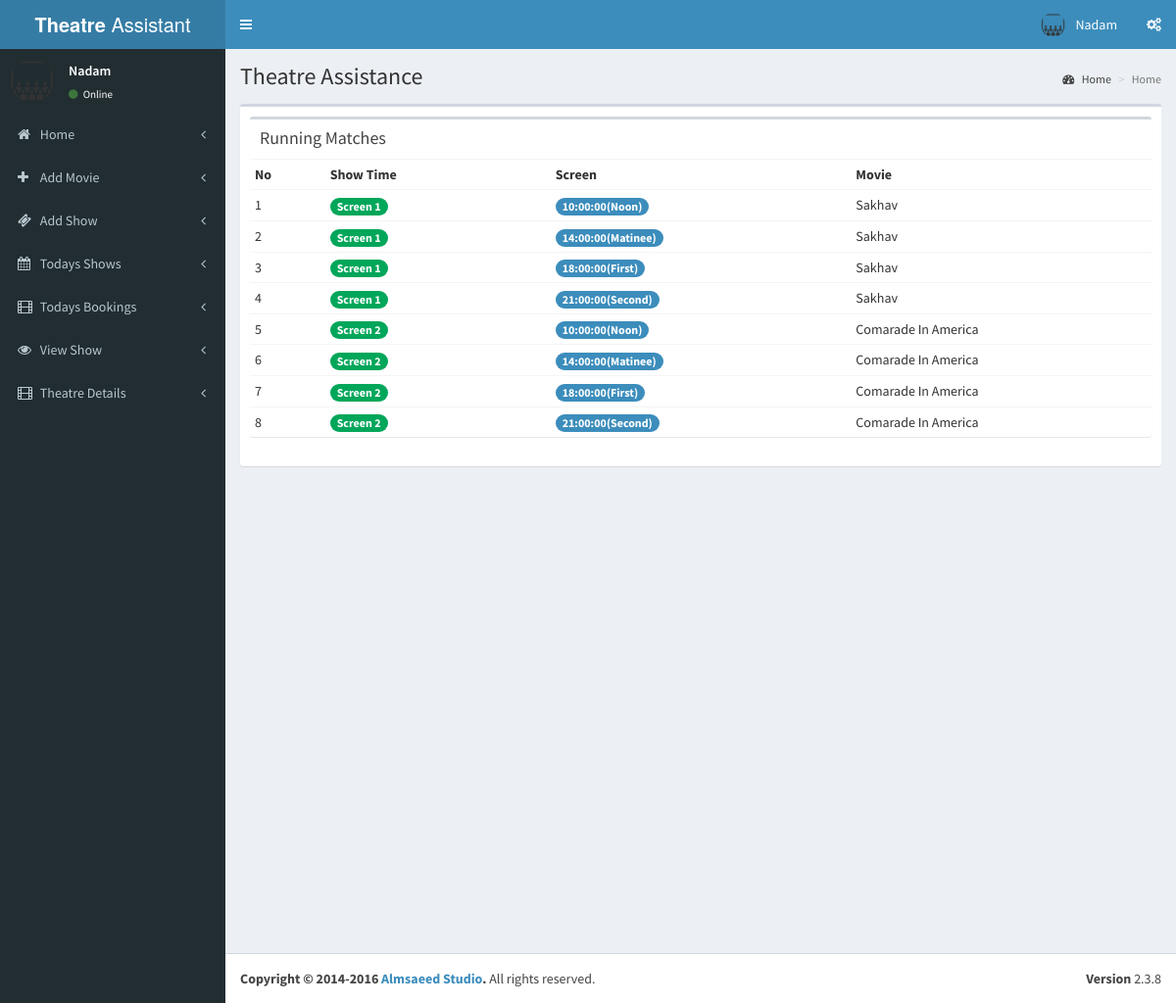
The app's page /theatre/pages/index.php (signed in) with its own data.
### tables this page shows
CREATE TABLE IF NOT EXISTS `tbl_theatre` (
  `id` int(11) NOT NULL AUTO_INCREMENT,
  `name` varchar(100) NOT NULL,
  `address` varchar(100) NOT NULL,
  `place` varchar(100) NOT NULL,
  `state` varchar(50) NOT NULL,
  `pin` int(11) NOT NULL,
  PRIMARY KEY (`id`)
);

CREATE TABLE IF NOT EXISTS `tbl_shows` (
  `s_id` int(11) NOT NULL AUTO_INCREMENT,
  `st_id` int(11) NOT NULL COMMENT 'show time id',
  `theatre_id` int(11) NOT NULL,
  `ticket_id` int(11) NOT NULL,
  `start_date` date NOT NULL,
  `status` int(11) NOT NULL COMMENT '1 means show available',
  `r_status` int(11) NOT NULL,
  PRIMARY KEY (`s_id`)
);

CREATE TABLE IF NOT EXISTS `tbl_screens` (
  `screen_id` int(11) NOT NULL AUTO_INCREMENT,
  `t_id` int(11) NOT NULL COMMENT 'theatre id',
  `screen_name` varchar(110) NOT NULL,
  `seats` int(11) NOT NULL COMMENT 'number of seats',
  `charge` int(11) NOT NULL,
  PRIMARY KEY (`screen_id`)
);

CREATE TABLE IF NOT EXISTS `tbl_show_time` (
  `st_id` int(11) NOT NULL AUTO_INCREMENT,
  `screen_id` int(11) NOT NULL,
  `name` varchar(40) NOT NULL COMMENT 'noon,second,etc',
  `start_time` time NOT NULL,
  PRIMARY KEY (`st_id`)
);

CREATE TABLE IF NOT EXISTS `tbl_movie` (
  `ticket_id` int(11) NOT NULL AUTO_INCREMENT,
  `t_id` int(11) NOT NULL COMMENT 'theatre id',
  `ticket_name` varchar(100) NOT NULL,
  `cast` varchar(500) NOT NULL,
  `desc` varchar(1000) NOT NULL,
  `match_date` date NOT NULL,
  `image` varchar(200) NOT NULL,
  `video_url` varchar(200) NOT NULL,
  `status` int(1) NOT NULL COMMENT '0 means active ',
  PRIMARY KEY (`ticket_id`)
);

### theatre/pages/index.php (the view)
<?php
include('header.php');
?>
  <div class="content-wrapper">
    <section class="content-header">
      <h1>
        Theatre Assistance
      </h1>
      <ol class="breadcrumb">
        <li><a href="index"><i class="fa fa-dashboard"></i> Home</a></li>
        <li class="active">Home</li>
      </ol>
    </section>
    <section class="content">
      <div class="box">
        <div class="box-body">
            <div class="box">
            <div class="box-header">
              <h3 class="box-title">Running Matches</h3>
            </div>
            <div class="box-body no-padding">
              <table class="table table-condensed">
                <tr>
                  <th class="col-md-1">No</th>
                  <th class="col-md-3">Show Time</th>
                  <th class="col-md-4">Screen</th>
                  <th class="col-md-4">Movie</th>
                </tr>
                <?php
					$qry8=mysqli_query($con,"select * from tbl_shows where r_status=1 and theatre_id='".$_SESSION['theatre']."'");
					$no=1;
					while($mn=mysqli_fetch_array($qry8))
					{
					 $qry9=mysqli_query($con,"select * from tbl_movie where ticket_id='".$mn['ticket_id']."'");
					 $mov=mysqli_fetch_array($qry9);
					 $qry10=mysqli_query($con,"select * from tbl_show_time where st_id='".$mn['st_id']."'");
					 $scr=mysqli_fetch_array($qry10);
					 $qry11=mysqli_query($con,"select * from tbl_screens where screen_id='".$scr['screen_id']."'");
					 $scn=mysqli_fetch_array($qry11);
					?>
                <tr>
                  <td><?php echo $no;?></td>
                  <td><span class="badge bg-green"><?php echo $scn['screen_name'];?></span></td>
                  <td><span class="badge bg-light-blue"><?php echo $scr['start_time'];?>(<?php echo $scr['name'];?>)</span></td>
                  <td><?php echo $mov['ticket_name'];?></td>
                  </tr>
                  <?php
					       $no=$no+1;
					}
                  ?>
              </table>
            </div>
          </div>
        </div>
      </div>
    </section>
  </div>
  <?php
include('footer.php');
?>

### theatre/pages/header.php (shortened to what this page needs)
<?php
include('../../config.php');
$th=mysqli_query($con,"select * from tbl_theatre where id='".$_SESSION['theatre']."'");
$theatre=mysqli_fetch_array($th);
?>
<!DOCTYPE html>
<html>
<head>
  <link rel="stylesheet" href="../validation/dist/css/bootstrapValidator.css"/>
  <link rel="stylesheet" href="../bootstrap/css/bootstrap.min.css">
  <link rel="stylesheet" href="https://cdnjs.cloudflare.com/ajax/libs/font-awesome/4.5.0/css/font-awesome.min.css">
  <link rel="stylesheet" href="https://cdnjs.cloudflare.com/ajax/libs/ionicons/2.0.1/css/ionicons.min.css">
  <link rel="stylesheet" href="../dist/css/AdminLTE.min.css">
  <link rel="stylesheet" href="../dist/css/skins/_all-skins.min.css">
</head>
<body class="hold-transition skin-blue sidebar-mini">
<div class="wrapper">
  <header class="main-header">
    <a href="index.php" class="logo">
      <span class="logo-lg"><b>Theatre</b> Assistant</span>
    </a>
    <nav class="navbar navbar-static-top">
      <a href="#" class="sidebar-toggle" data-toggle="offcanvas" role="button">
      </a>
      <div class="navbar-custom-menu">
        <ul class="nav navbar-nav">
          <li class="dropdown user user-menu">
            <a href="#" class="dropdown-toggle" data-toggle="dropdown">
              <img src="cinema-512.png" class="user-image" alt="User Image">
              <span class="hidden-xs"><?php echo $theatre['name'];?></span>
            </a>
          </li>
          <li>
            <a href="#" data-toggle="control-sidebar"><i class="fa fa-gears"></i></a>
          </li>
        </ul>
      </div>
    </nav>
  </header>
  <aside class="main-sidebar">
    <section class="sidebar">
      <div class="user-panel">
        <div class="pull-left image">
          <img src="cinema-512.png" class="img-circle" alt="User Image">
        </div>
        <div class="pull-left info">
          <p><?php echo $theatre['name'];?></p>
          <a href="#"><i class="fa fa-circle text-success"></i> Online</a>
        </div>
      </div>
      <ul class="sidebar-menu">
        <li class="treeview">
          <a href="index.php">
            <i class="fa fa-home"></i> <span>Home</span>
            <span class="pull-right-container">
              <i class="fa fa-angle-left pull-right"></i>
            </span>
          </a>
        </li>
          <li class="treeview">
          <a href="add_movie.php">
            <i class="fa fa-plus"></i> <span>Add Movie</span>
            <span class="pull-right-container">
              <i class="fa fa-angle-left pull-right"></i>
            </span>
          </a>
        </li>
        <li class="treeview">
          <a href="add_show.php">
            <i class="fa fa-ticket"></i> <span>Add Show</span>
            <span class="pull-right-container">
              <i class="fa fa-angle-left pull-right"></i>
            </span>
          </a>
        </li>
        <li class="treeview">
          <a href="todays_shows.php">
            <i class="fa fa-calendar"></i> <span>Todays Shows</span>
            <span class="pull-right-container">
              <i class="fa fa-angle-left pull-right"></i>
            </span>
          </a>
        </li>
        <li class="treeview">
          <a href="tickets.php">
            <i class="fa fa-film"></i> <span>Todays Bookings</span>
            <span class="pull-right-container">
              <i class="fa fa-angle-left pull-right"></i>
            </span>
          </a>
        </li>
        <li class="treeview">
          <a href="view_shows.php">
            <i class="fa fa-eye"></i> <span>View Show</span>
            <span class="pull-right-container">
              <i class="fa fa-angle-left pull-right"></i>
            </span>
          </a>
        </li>
        <li class="treeview">
          <a href="add_theatre_2.php">
            <i class="fa fa-film"></i> <span>Theatre Details</span>
            <span class="pull-right-container">
              <i class="fa fa-angle-left pull-right"></i>
            </span>
          </a>
        </li>
      </ul>
    </section>
  </aside>

### records on screen
tbl_theatre: name "Nadam"
tbl_shows: tbl_screens.screen_name "Screen 1", st.start_time "10:00:00", st.name "Noon", ticket.ticket_name "Sakhav"
tbl_shows: tbl_screens.screen_name "Screen 1", st.start_time "14:00:00", st.name "Matinee", ticket.ticket_name "Sakhav"
tbl_shows: tbl_screens.screen_name "Screen 1", st.start_time "18:00:00", st.name "First", ticket.ticket_name "Sakhav"
tbl_shows: tbl_screens.screen_name "Screen 1", st.start_time "21:00:00", st.name "Second", ticket.ticket_name "Sakhav"
tbl_shows: tbl_screens.screen_name "Screen 2", st.start_time "10:00:00", st.name "Noon", ticket.ticket_name "Comarade In America"
tbl_shows: tbl_screens.screen_name "Screen 2", st.start_time "14:00:00", st.name "Matinee", ticket.ticket_name "Comarade In America"
tbl_shows: tbl_screens.screen_name "Screen 2", st.start_time "18:00:00", st.name "First", ticket.ticket_name "Comarade In America"
tbl_shows: tbl_screens.screen_name "Screen 2", st.start_time "21:00:00", st.name "Second", ticket.ticket_name "Comarade In America"
